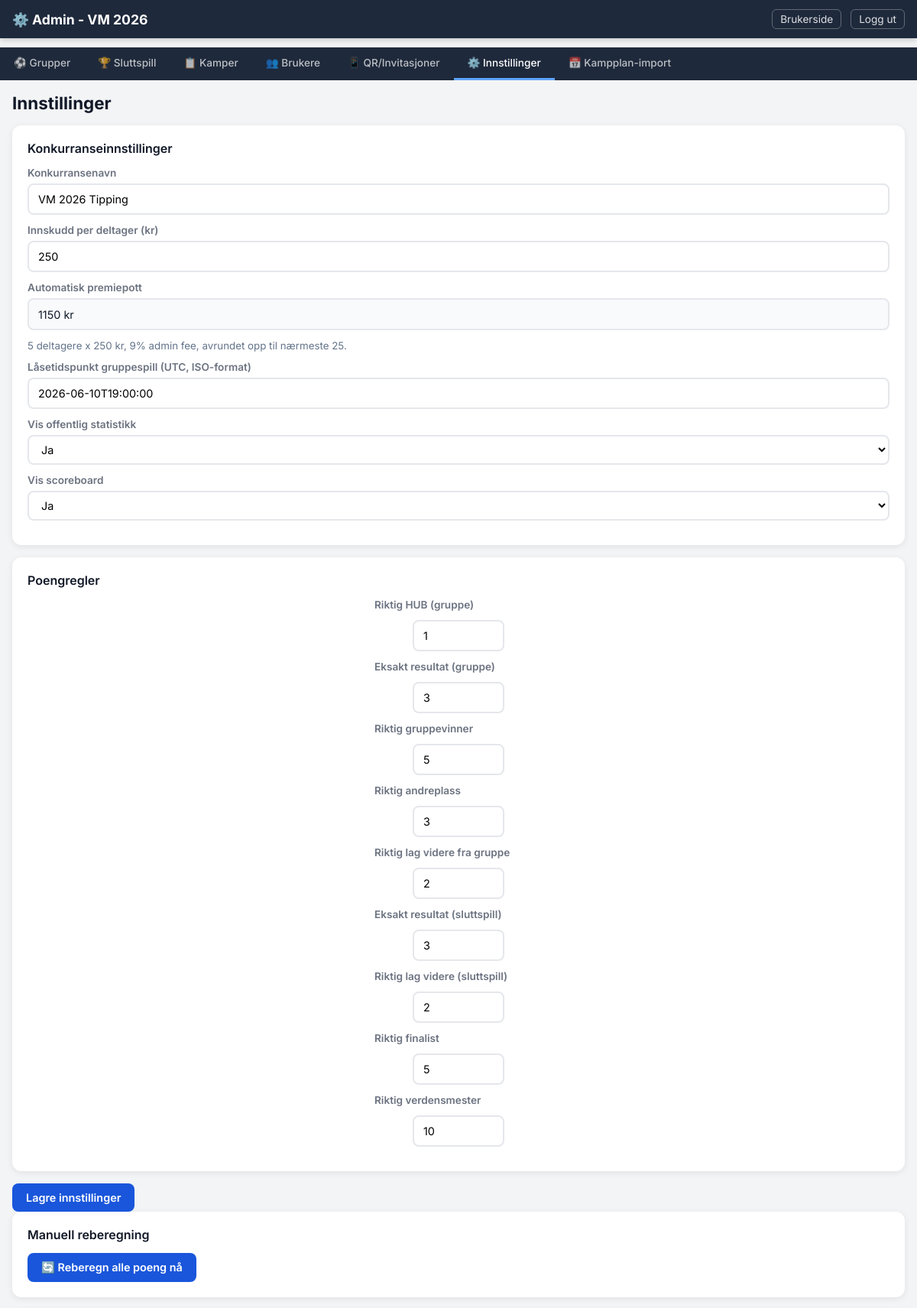
The page /admin/tab/settings (signed in, upper part) on the database as committed earlier.
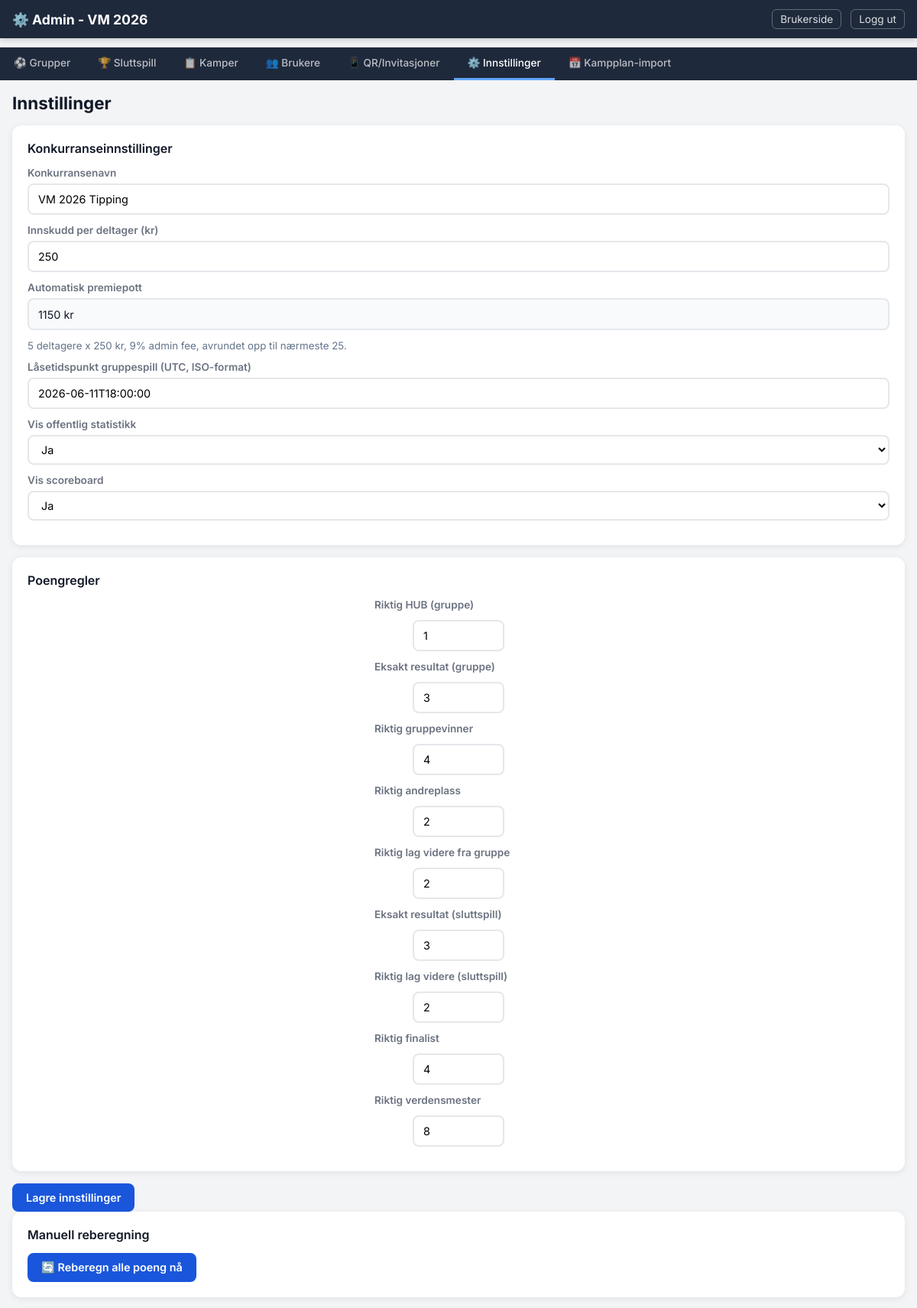
The same page on the database as committed later.
### models.py (models this page shows, shortened)
class CompetitionSetting(db.Model):
    __tablename__ = "competition_settings"
    id = db.Column(db.Integer, primary_key=True)
    key = db.Column(db.String(50), unique=True, nullable=False)
    value = db.Column(db.Text, nullable=True)
    @classmethod
    def get(cls, key, default=None):
        row = cls.query.filter_by(key=key).first()
        return row.value if row else default

class ScoreSetting(db.Model):
    __tablename__ = "score_settings"
    id = db.Column(db.Integer, primary_key=True)
    key = db.Column(db.String(50), unique=True, nullable=False)
    value = db.Column(db.String(50), nullable=False)

### routes_admin.py (the view, shortened to what this page needs)
@admin_bp.route("/tab/<tab>")
def tab(tab):
    if not admin_required():
        return redirect(url_for("admin.login"))
    groups = Group.query.order_by(Group.name).all()
    teams = Team.query.order_by(Team.name).all()
    group_matches = Match.query.filter_by(phase="group").order_by(Match.match_number).all()
    knockout_matches = Match.query.filter_by(phase="knockout").order_by(Match.match_number).all()
    all_matches = Match.query.order_by(Match.match_number).all()
    users = User.query.order_by(User.created_at.desc()).all()
    invite_tokens = InviteToken.query.order_by(InviteToken.created_at.desc()).all()
    standings_by_group = {}
    for group in groups:
        st = GroupStanding.query.filter_by(group_id=group.id).all()
        if st:
            standings_by_group[group.id] = sorted(st, key=lambda s: s.rank or 99)
    comp_settings = {s.key: s.value for s in CompetitionSetting.query.all()}
    score_settings = {s.key: s.value for s in ScoreSetting.query.all()}
    prize_summary = get_prize_pool_summary()
    scoreboard = get_scoreboard()
    return render_template("admin.html",
        active_tab=tab,
        groups=groups,
        teams=teams,
        group_matches=group_matches,
        knockout_matches=knockout_matches,
        all_matches=all_matches,
        users=users,
        invite_tokens=invite_tokens,
        standings_by_group=standings_by_group,
        comp_settings=comp_settings,
        prize_summary=prize_summary,
        score_settings=score_settings,
        default_scores=DEFAULT_SCORES,
        scoreboard=scoreboard,
    )

### models.py (called while the page is built)
    @property
    def rank(self):
        return self.manual_rank_override if self.manual_rank_override is not None else self.calculated_rank

### routes_admin.py (called while the page is built)
def admin_required():
    return session.get("admin_logged_in") is True

### scoring.py (called while the page is built)
def get_prize_pool_summary():
    raw_entry_fee = CompetitionSetting.get("entry_fee", "250")
    try:
        entry_fee = int(float(raw_entry_fee))
    except (ValueError, TypeError):
        entry_fee = 250
    entry_fee = max(0, entry_fee)
    participants = User.query.filter_by(is_active=True).count()
    gross_amount = participants * entry_fee
    admin_fee_percent = 9
    net_amount = gross_amount * (100 - admin_fee_percent) / 100.0
    if net_amount <= 0:
        prize_pool = 0
    else:
        prize_pool = int(math.ceil(net_amount / 25.0) * 25)
    return {
        "entry_fee": entry_fee,
        "participants": participants,
        "gross_amount": gross_amount,
        "admin_fee_percent": admin_fee_percent,
        "net_amount": int(round(net_amount)),
        "prize_pool": prize_pool,
    }

def get_user_total_points(user_id):
    result = db.session.query(func.sum(ScoreCache.points)).filter_by(user_id=user_id).scalar()
    return result or 0

def get_scoreboard():
    users = User.query.filter_by(is_active=True).all()
    board = []
    for user in users:
        pts = get_user_total_points(user.id)
        board.append((user, pts))
    board.sort(key=lambda x: -x[1])
    result = []
    for i, (user, pts) in enumerate(board):
        result.append({"user": user, "points": pts, "rank": i + 1})
    return result

### templates/admin.html (shortened to what this page needs)
<!DOCTYPE html>
<html lang="no">
<head>
  <link rel="stylesheet" href="{{ url_for('static', filename='style.css') }}">
</head>
<body>
  <nav class="navbar admin-navbar">
    <div class="navbar-inner">
      <a href="{{ url_for('admin.tab', tab='groups') }}" class="navbar-brand">⚙️ Admin - VM 2026</a>
      <div class="navbar-links">
        <a href="{{ url_for('user.index') }}" class="nav-link-small">Brukerside</a>
        <a href="{{ url_for('admin.logout') }}" class="nav-link-small">Logg ut</a>
      </div>
    </div>
  </nav>
  <div class="admin-tab-bar">
    {% set tabs = [
      ('groups', '⚽ Grupper'),
      ('knockout', '🏆 Sluttspill'),
      ('matches', '📋 Kamper'),
      ('users', '👥 Brukere'),
      ('qr', '📱 QR/Invitasjoner'),
      ('settings', '⚙️ Innstillinger'),
      ('schedule', '📅 Kampplan-import'),
    ] %}
    {% for tab_id, tab_label in tabs %}
    <a href="{{ url_for('admin.tab', tab=tab_id) }}"
       class="admin-tab-link {% if active_tab == tab_id %}active{% endif %}">
      {{ tab_label }}
    </a>
    {% endfor %}
  </div>
  <main class="admin-main">
  {% if active_tab == 'settings' %}
  <div class="admin-section">
    <h2>Innstillinger</h2>
    <form method="POST" action="{{ url_for('admin.save_settings') }}" class="settings-form">
      <div class="admin-card">
        <h3>Konkurranseinnstillinger</h3>
        <div class="form-group">
          <label>Konkurransenavn</label>
          <input type="text" name="competition_name" class="form-input"
            value="{{ comp_settings.get('competition_name', 'VM 2026 Tipping') }}">
        </div>
        <div class="form-group">
          <label>Innskudd per deltager (kr)</label>
          <input type="number" name="entry_fee" class="form-input" min="0" step="1"
            value="{{ comp_settings.get('entry_fee', '250') }}">
        </div>
        <div class="form-group">
          <label>Automatisk premiepott</label>
          <div class="form-input" style="background:#f8fafc;display:flex;align-items:center;min-height:42px;">
            {{ prize_summary.prize_pool if prize_summary else 0 }} kr
          </div>
          <small style="color:#64748b;display:block;margin-top:6px;">
            {{ prize_summary.participants if prize_summary else 0 }} deltagere x {{ prize_summary.entry_fee if prize_summary else 250 }} kr, {{ prize_summary.admin_fee_percent if prize_summary else 9 }}% admin fee, avrundet opp til nærmeste 25.
          </small>
        </div>
        <div class="form-group">
          <label>Låsetidspunkt gruppespill (UTC, ISO-format)</label>
          <input type="text" name="group_stage_lock_at" class="form-input"
            value="{{ comp_settings.get('group_stage_lock_at', '') }}"
            placeholder="2026-06-11T13:00:00">
        </div>
        <div class="form-group">
          <label>Vis offentlig statistikk</label>
          <select name="show_public_statistics" class="form-select">
            <option value="1" {% if comp_settings.get('show_public_statistics', '1') == '1' %}selected{% endif %}>Ja</option>
          </select>
        </div>
        <div class="form-group">
          <label>Vis scoreboard</label>
          <select name="show_scoreboard" class="form-select">
            <option value="1" {% if comp_settings.get('show_scoreboard', '1') == '1' %}selected{% endif %}>Ja</option>
          </select>
        </div>
      </div>
      <div class="admin-card">
        <h3>Poengregler</h3>
        {% set score_labels = {
          'group_hub': 'Riktig HUB (gruppe)',
          'group_exact': 'Eksakt resultat (gruppe)',
          'group_winner': 'Riktig gruppevinner',
          'group_second': 'Riktig andreplass',
          'group_advance': 'Riktig lag videre fra gruppe',
          'knockout_exact': 'Eksakt resultat (sluttspill)',
          'knockout_advance': 'Riktig lag videre (sluttspill)',
          'knockout_finalist': 'Riktig finalist',
          'knockout_champion': 'Riktig verdensmester',
        } %}
        {% for k, label in score_labels.items() %}
        <div class="form-group form-inline">
          <label>{{ label }}</label>
          <input type="number" name="score_{{ k }}" class="form-input short"
            value="{{ score_settings.get(k, default_scores.get(k, '')) }}">
        </div>
        {% endfor %}
      </div>
      <button type="submit" class="btn btn-primary">Lagre innstillinger</button>
    </form>
    <div class="admin-card">
      <h3>Manuell reberegning</h3>
      <form method="POST" action="{{ url_for('admin.recalculate') }}">
        <button type="submit" class="btn btn-primary">🔄 Reberegn alle poeng nå</button>
      </form>
    </div>
  </div>
  {% endif %}
  </main>
</body>
</html>

### static/style.css (style rules this page uses)
:root { --primary: #1a56db; --primary-dark: #1239a6; --secondary: #6b7280; --success: #059669; --danger: #dc2626; --warning: #d97706; --bg: #f3f4f6; --card-bg: #ffffff; --text: #111827; --text-light: #6b7280; --border: #e5e7eb; --radius: 12px; --radius-sm: 8px; --shadow: 0 2px 8px rgba(0,0,0,0.08); --shadow-lg: 0 4px 24px rgba(0,0,0,0.12); --font: 'Inter', -apple-system, BlinkMacSystemFont, sans-serif; }
* { box-sizing: border-box; margin: 0; padding: 0; }
body { font-family: var(--font); background: var(--bg); color: var(--text); min-height: 100vh; }
.navbar { background: var(--primary); color: white; position: sticky; top: 0; z-index: 100; box-shadow: 0 2px 8px rgba(0,0,0,0.2); }
.admin-navbar { background: #1e293b; }
.navbar-inner { max-width: 1200px; margin: 0 auto; display: flex; justify-content: space-between; align-items: center; padding: 12px 16px; }
.navbar-brand { color: white; text-decoration: none; font-size: 1.1rem; font-weight: 700; }
.navbar-links { display: flex; gap: 12px; }
.nav-link-small { color: rgba(255,255,255,0.85); text-decoration: none; font-size: 0.85rem; padding: 4px 10px; border: 1px solid rgba(255,255,255,0.3); border-radius: 6px; transition: background 0.2s; }
.admin-tab-bar { display: flex; background: #1e293b; overflow-x: auto; scrollbar-width: none; position: sticky; top: 52px; z-index: 90; }
.admin-tab-link { padding: 12px 18px; color: rgba(255,255,255,0.7); text-decoration: none; font-size: 0.85rem; font-weight: 500; white-space: nowrap; border-bottom: 3px solid transparent; transition: all 0.2s; }
.admin-tab-link.active { color: white; border-bottom-color: #60a5fa; }
main { max-width: 1200px; margin: 0 auto; padding: 16px; }
.admin-main { max-width: 1200px; margin: 0 auto; padding: 16px; }
.admin-card, .stats-card, .breakdown-card, .scoreboard-card { background: var(--card-bg); border-radius: var(--radius); padding: 20px; margin-bottom: 16px; box-shadow: var(--shadow); }
.admin-card h3, .stats-card h3, .breakdown-card h3, .scoreboard-card h3 { font-size: 1rem; font-weight: 600; margin-bottom: 14px; color: var(--text); }
.form-group { display: flex; flex-direction: column; gap: 6px; margin-bottom: 12px; }
.form-group label { font-size: 0.85rem; font-weight: 600; color: var(--text-light); }
.form-input { padding: 10px 12px; border: 2px solid var(--border); border-radius: var(--radius-sm); font-size: 0.9rem; font-family: var(--font); transition: border-color 0.2s; background: white; }
.form-input.short { max-width: 120px; }
.form-select { padding: 8px 12px; border: 2px solid var(--border); border-radius: var(--radius-sm); font-size: 0.9rem; font-family: var(--font); background: white; cursor: pointer; }
.form-inline { display: flex; align-items: center; gap: 12px; }
.form-inline label { min-width: 220px; }
.btn { padding: 10px 18px; border: none; border-radius: var(--radius-sm); font-size: 0.9rem; font-weight: 600; cursor: pointer; text-decoration: none; display: inline-block; transition: all 0.2s; font-family: var(--font); }
.btn-primary { background: var(--primary); color: white; }
.admin-section h2 { font-size: 1.4rem; font-weight: 700; margin-bottom: 16px; }
.settings-form .admin-card { margin-bottom: 16px; }

Rows that differ between the two databases and show on the page:
no longer on this page (row edited): ScoreSetting: get "10"
changed CompetitionSetting (number 3 of 3 on the later page): group_stage_lock_at "2026-06-10T19:00:00" → "2026-06-11T18:00:00"
Other text that changed with them:
form field get: "5" → "4"
form field get: "3" → "2"
new list line: "8"
